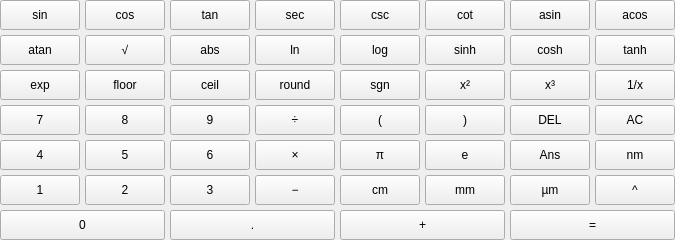
<?xml version="1.0" encoding="UTF-8"?>
<ui version="4.0">
 <class>CalculatorKeypad</class>
 <widget class="QWidget" name="CalculatorKeypad">
  <layout class="QGridLayout" name="keypadGrid">
   <property name="spacing"><number>5</number></property>
   <property name="leftMargin"><number>0</number></property><property name="topMargin"><number>0</number></property><property name="rightMargin"><number>0</number></property><property name="bottomMargin"><number>0</number></property>
   <item row="0" column="0" rowspan="1" colspan="1">
    <widget class="QPushButton" name="key00">
     <property name="minimumSize"><size><width>0</width><height>30</height></size></property>
     <property name="maximumSize"><size><width>16777215</width><height>36</height></size></property>
     <property name="sizePolicy"><sizepolicy hsizetype="Expanding" vsizetype="Fixed"><horstretch>0</horstretch><verstretch>0</verstretch></sizepolicy></property>
     <property name="focusPolicy"><enum>Qt::NoFocus</enum></property>
     <property name="text"><string>sin</string></property>
    </widget>
   </item>
   <item row="0" column="1" rowspan="1" colspan="1">
    <widget class="QPushButton" name="key01">
     <property name="minimumSize"><size><width>0</width><height>30</height></size></property>
     <property name="maximumSize"><size><width>16777215</width><height>36</height></size></property>
     <property name="sizePolicy"><sizepolicy hsizetype="Expanding" vsizetype="Fixed"><horstretch>0</horstretch><verstretch>0</verstretch></sizepolicy></property>
     <property name="focusPolicy"><enum>Qt::NoFocus</enum></property>
     <property name="text"><string>cos</string></property>
    </widget>
   </item>
   <item row="0" column="2" rowspan="1" colspan="1">
    <widget class="QPushButton" name="key02">
     <property name="minimumSize"><size><width>0</width><height>30</height></size></property>
     <property name="maximumSize"><size><width>16777215</width><height>36</height></size></property>
     <property name="sizePolicy"><sizepolicy hsizetype="Expanding" vsizetype="Fixed"><horstretch>0</horstretch><verstretch>0</verstretch></sizepolicy></property>
     <property name="focusPolicy"><enum>Qt::NoFocus</enum></property>
     <property name="text"><string>tan</string></property>
    </widget>
   </item>
   <item row="0" column="3" rowspan="1" colspan="1">
    <widget class="QPushButton" name="key03">
     <property name="minimumSize"><size><width>0</width><height>30</height></size></property>
     <property name="maximumSize"><size><width>16777215</width><height>36</height></size></property>
     <property name="sizePolicy"><sizepolicy hsizetype="Expanding" vsizetype="Fixed"><horstretch>0</horstretch><verstretch>0</verstretch></sizepolicy></property>
     <property name="focusPolicy"><enum>Qt::NoFocus</enum></property>
     <property name="text"><string>sec</string></property>
    </widget>
   </item>
   <item row="0" column="4" rowspan="1" colspan="1">
    <widget class="QPushButton" name="key04">
     <property name="minimumSize"><size><width>0</width><height>30</height></size></property>
     <property name="maximumSize"><size><width>16777215</width><height>36</height></size></property>
     <property name="sizePolicy"><sizepolicy hsizetype="Expanding" vsizetype="Fixed"><horstretch>0</horstretch><verstretch>0</verstretch></sizepolicy></property>
     <property name="focusPolicy"><enum>Qt::NoFocus</enum></property>
     <property name="text"><string>csc</string></property>
    </widget>
   </item>
   <item row="0" column="5" rowspan="1" colspan="1">
    <widget class="QPushButton" name="key05">
     <property name="minimumSize"><size><width>0</width><height>30</height></size></property>
     <property name="maximumSize"><size><width>16777215</width><height>36</height></size></property>
     <property name="sizePolicy"><sizepolicy hsizetype="Expanding" vsizetype="Fixed"><horstretch>0</horstretch><verstretch>0</verstretch></sizepolicy></property>
     <property name="focusPolicy"><enum>Qt::NoFocus</enum></property>
     <property name="text"><string>cot</string></property>
    </widget>
   </item>
   <item row="0" column="6" rowspan="1" colspan="1">
    <widget class="QPushButton" name="key06">
     <property name="minimumSize"><size><width>0</width><height>30</height></size></property>
     <property name="maximumSize"><size><width>16777215</width><height>36</height></size></property>
     <property name="sizePolicy"><sizepolicy hsizetype="Expanding" vsizetype="Fixed"><horstretch>0</horstretch><verstretch>0</verstretch></sizepolicy></property>
     <property name="focusPolicy"><enum>Qt::NoFocus</enum></property>
     <property name="text"><string>asin</string></property>
    </widget>
   </item>
   <item row="0" column="7" rowspan="1" colspan="1">
    <widget class="QPushButton" name="key07">
     <property name="minimumSize"><size><width>0</width><height>30</height></size></property>
     <property name="maximumSize"><size><width>16777215</width><height>36</height></size></property>
     <property name="sizePolicy"><sizepolicy hsizetype="Expanding" vsizetype="Fixed"><horstretch>0</horstretch><verstretch>0</verstretch></sizepolicy></property>
     <property name="focusPolicy"><enum>Qt::NoFocus</enum></property>
     <property name="text"><string>acos</string></property>
    </widget>
   </item>
   <item row="1" column="0" rowspan="1" colspan="1">
    <widget class="QPushButton" name="key10">
     <property name="minimumSize"><size><width>0</width><height>30</height></size></property>
     <property name="maximumSize"><size><width>16777215</width><height>36</height></size></property>
     <property name="sizePolicy"><sizepolicy hsizetype="Expanding" vsizetype="Fixed"><horstretch>0</horstretch><verstretch>0</verstretch></sizepolicy></property>
     <property name="focusPolicy"><enum>Qt::NoFocus</enum></property>
     <property name="text"><string>atan</string></property>
    </widget>
   </item>
   <item row="1" column="1" rowspan="1" colspan="1">
    <widget class="QPushButton" name="key11">
     <property name="minimumSize"><size><width>0</width><height>30</height></size></property>
     <property name="maximumSize"><size><width>16777215</width><height>36</height></size></property>
     <property name="sizePolicy"><sizepolicy hsizetype="Expanding" vsizetype="Fixed"><horstretch>0</horstretch><verstretch>0</verstretch></sizepolicy></property>
     <property name="focusPolicy"><enum>Qt::NoFocus</enum></property>
     <property name="text"><string>√</string></property>
    </widget>
   </item>
   <item row="1" column="2" rowspan="1" colspan="1">
    <widget class="QPushButton" name="key12">
     <property name="minimumSize"><size><width>0</width><height>30</height></size></property>
     <property name="maximumSize"><size><width>16777215</width><height>36</height></size></property>
     <property name="sizePolicy"><sizepolicy hsizetype="Expanding" vsizetype="Fixed"><horstretch>0</horstretch><verstretch>0</verstretch></sizepolicy></property>
     <property name="focusPolicy"><enum>Qt::NoFocus</enum></property>
     <property name="text"><string>abs</string></property>
    </widget>
   </item>
   <item row="1" column="3" rowspan="1" colspan="1">
    <widget class="QPushButton" name="key13">
     <property name="minimumSize"><size><width>0</width><height>30</height></size></property>
     <property name="maximumSize"><size><width>16777215</width><height>36</height></size></property>
     <property name="sizePolicy"><sizepolicy hsizetype="Expanding" vsizetype="Fixed"><horstretch>0</horstretch><verstretch>0</verstretch></sizepolicy></property>
     <property name="focusPolicy"><enum>Qt::NoFocus</enum></property>
     <property name="text"><string>ln</string></property>
    </widget>
   </item>
   <item row="1" column="4" rowspan="1" colspan="1">
    <widget class="QPushButton" name="key14">
     <property name="minimumSize"><size><width>0</width><height>30</height></size></property>
     <property name="maximumSize"><size><width>16777215</width><height>36</height></size></property>
     <property name="sizePolicy"><sizepolicy hsizetype="Expanding" vsizetype="Fixed"><horstretch>0</horstretch><verstretch>0</verstretch></sizepolicy></property>
     <property name="focusPolicy"><enum>Qt::NoFocus</enum></property>
     <property name="text"><string>log</string></property>
    </widget>
   </item>
   <item row="1" column="5" rowspan="1" colspan="1">
    <widget class="QPushButton" name="key15">
     <property name="minimumSize"><size><width>0</width><height>30</height></size></property>
     <property name="maximumSize"><size><width>16777215</width><height>36</height></size></property>
     <property name="sizePolicy"><sizepolicy hsizetype="Expanding" vsizetype="Fixed"><horstretch>0</horstretch><verstretch>0</verstretch></sizepolicy></property>
     <property name="focusPolicy"><enum>Qt::NoFocus</enum></property>
     <property name="text"><string>sinh</string></property>
    </widget>
   </item>
   <item row="1" column="6" rowspan="1" colspan="1">
    <widget class="QPushButton" name="key16">
     <property name="minimumSize"><size><width>0</width><height>30</height></size></property>
     <property name="maximumSize"><size><width>16777215</width><height>36</height></size></property>
     <property name="sizePolicy"><sizepolicy hsizetype="Expanding" vsizetype="Fixed"><horstretch>0</horstretch><verstretch>0</verstretch></sizepolicy></property>
     <property name="focusPolicy"><enum>Qt::NoFocus</enum></property>
     <property name="text"><string>cosh</string></property>
    </widget>
   </item>
   <item row="1" column="7" rowspan="1" colspan="1">
    <widget class="QPushButton" name="key17">
     <property name="minimumSize"><size><width>0</width><height>30</height></size></property>
     <property name="maximumSize"><size><width>16777215</width><height>36</height></size></property>
     <property name="sizePolicy"><sizepolicy hsizetype="Expanding" vsizetype="Fixed"><horstretch>0</horstretch><verstretch>0</verstretch></sizepolicy></property>
     <property name="focusPolicy"><enum>Qt::NoFocus</enum></property>
     <property name="text"><string>tanh</string></property>
    </widget>
   </item>
   <item row="2" column="0" rowspan="1" colspan="1">
    <widget class="QPushButton" name="key20">
     <property name="minimumSize"><size><width>0</width><height>30</height></size></property>
     <property name="maximumSize"><size><width>16777215</width><height>36</height></size></property>
     <property name="sizePolicy"><sizepolicy hsizetype="Expanding" vsizetype="Fixed"><horstretch>0</horstretch><verstretch>0</verstretch></sizepolicy></property>
     <property name="focusPolicy"><enum>Qt::NoFocus</enum></property>
     <property name="text"><string>exp</string></property>
    </widget>
   </item>
   <item row="2" column="1" rowspan="1" colspan="1">
    <widget class="QPushButton" name="key21">
     <property name="minimumSize"><size><width>0</width><height>30</height></size></property>
     <property name="maximumSize"><size><width>16777215</width><height>36</height></size></property>
     <property name="sizePolicy"><sizepolicy hsizetype="Expanding" vsizetype="Fixed"><horstretch>0</horstretch><verstretch>0</verstretch></sizepolicy></property>
     <property name="focusPolicy"><enum>Qt::NoFocus</enum></property>
     <property name="text"><string>floor</string></property>
    </widget>
   </item>
   <item row="2" column="2" rowspan="1" colspan="1">
    <widget class="QPushButton" name="key22">
     <property name="minimumSize"><size><width>0</width><height>30</height></size></property>
     <property name="maximumSize"><size><width>16777215</width><height>36</height></size></property>
     <property name="sizePolicy"><sizepolicy hsizetype="Expanding" vsizetype="Fixed"><horstretch>0</horstretch><verstretch>0</verstretch></sizepolicy></property>
     <property name="focusPolicy"><enum>Qt::NoFocus</enum></property>
     <property name="text"><string>ceil</string></property>
    </widget>
   </item>
   <item row="2" column="3" rowspan="1" colspan="1">
    <widget class="QPushButton" name="key23">
     <property name="minimumSize"><size><width>0</width><height>30</height></size></property>
     <property name="maximumSize"><size><width>16777215</width><height>36</height></size></property>
     <property name="sizePolicy"><sizepolicy hsizetype="Expanding" vsizetype="Fixed"><horstretch>0</horstretch><verstretch>0</verstretch></sizepolicy></property>
     <property name="focusPolicy"><enum>Qt::NoFocus</enum></property>
     <property name="text"><string>round</string></property>
    </widget>
   </item>
   <item row="2" column="4" rowspan="1" colspan="1">
    <widget class="QPushButton" name="key24">
     <property name="minimumSize"><size><width>0</width><height>30</height></size></property>
     <property name="maximumSize"><size><width>16777215</width><height>36</height></size></property>
     <property name="sizePolicy"><sizepolicy hsizetype="Expanding" vsizetype="Fixed"><horstretch>0</horstretch><verstretch>0</verstretch></sizepolicy></property>
     <property name="focusPolicy"><enum>Qt::NoFocus</enum></property>
     <property name="text"><string>sgn</string></property>
    </widget>
   </item>
   <item row="2" column="5" rowspan="1" colspan="1">
    <widget class="QPushButton" name="key25">
     <property name="minimumSize"><size><width>0</width><height>30</height></size></property>
     <property name="maximumSize"><size><width>16777215</width><height>36</height></size></property>
     <property name="sizePolicy"><sizepolicy hsizetype="Expanding" vsizetype="Fixed"><horstretch>0</horstretch><verstretch>0</verstretch></sizepolicy></property>
     <property name="focusPolicy"><enum>Qt::NoFocus</enum></property>
     <property name="text"><string>x²</string></property>
    </widget>
   </item>
   <item row="2" column="6" rowspan="1" colspan="1">
    <widget class="QPushButton" name="key26">
     <property name="minimumSize"><size><width>0</width><height>30</height></size></property>
     <property name="maximumSize"><size><width>16777215</width><height>36</height></size></property>
     <property name="sizePolicy"><sizepolicy hsizetype="Expanding" vsizetype="Fixed"><horstretch>0</horstretch><verstretch>0</verstretch></sizepolicy></property>
     <property name="focusPolicy"><enum>Qt::NoFocus</enum></property>
     <property name="text"><string>x³</string></property>
    </widget>
   </item>
   <item row="2" column="7" rowspan="1" colspan="1">
    <widget class="QPushButton" name="key27">
     <property name="minimumSize"><size><width>0</width><height>30</height></size></property>
     <property name="maximumSize"><size><width>16777215</width><height>36</height></size></property>
     <property name="sizePolicy"><sizepolicy hsizetype="Expanding" vsizetype="Fixed"><horstretch>0</horstretch><verstretch>0</verstretch></sizepolicy></property>
     <property name="focusPolicy"><enum>Qt::NoFocus</enum></property>
     <property name="text"><string>1/x</string></property>
    </widget>
   </item>
   <item row="3" column="0" rowspan="1" colspan="1">
    <widget class="QPushButton" name="key30">
     <property name="minimumSize"><size><width>0</width><height>30</height></size></property>
     <property name="maximumSize"><size><width>16777215</width><height>36</height></size></property>
     <property name="sizePolicy"><sizepolicy hsizetype="Expanding" vsizetype="Fixed"><horstretch>0</horstretch><verstretch>0</verstretch></sizepolicy></property>
     <property name="focusPolicy"><enum>Qt::NoFocus</enum></property>
     <property name="text"><string>7</string></property>
    </widget>
   </item>
   <item row="3" column="1" rowspan="1" colspan="1">
    <widget class="QPushButton" name="key31">
     <property name="minimumSize"><size><width>0</width><height>30</height></size></property>
     <property name="maximumSize"><size><width>16777215</width><height>36</height></size></property>
     <property name="sizePolicy"><sizepolicy hsizetype="Expanding" vsizetype="Fixed"><horstretch>0</horstretch><verstretch>0</verstretch></sizepolicy></property>
     <property name="focusPolicy"><enum>Qt::NoFocus</enum></property>
     <property name="text"><string>8</string></property>
    </widget>
   </item>
   <item row="3" column="2" rowspan="1" colspan="1">
    <widget class="QPushButton" name="key32">
     <property name="minimumSize"><size><width>0</width><height>30</height></size></property>
     <property name="maximumSize"><size><width>16777215</width><height>36</height></size></property>
     <property name="sizePolicy"><sizepolicy hsizetype="Expanding" vsizetype="Fixed"><horstretch>0</horstretch><verstretch>0</verstretch></sizepolicy></property>
     <property name="focusPolicy"><enum>Qt::NoFocus</enum></property>
     <property name="text"><string>9</string></property>
    </widget>
   </item>
   <item row="3" column="3" rowspan="1" colspan="1">
    <widget class="QPushButton" name="key33">
     <property name="minimumSize"><size><width>0</width><height>30</height></size></property>
     <property name="maximumSize"><size><width>16777215</width><height>36</height></size></property>
     <property name="sizePolicy"><sizepolicy hsizetype="Expanding" vsizetype="Fixed"><horstretch>0</horstretch><verstretch>0</verstretch></sizepolicy></property>
     <property name="focusPolicy"><enum>Qt::NoFocus</enum></property>
     <property name="text"><string>÷</string></property>
    </widget>
   </item>
   <item row="3" column="4" rowspan="1" colspan="1">
    <widget class="QPushButton" name="key34">
     <property name="minimumSize"><size><width>0</width><height>30</height></size></property>
     <property name="maximumSize"><size><width>16777215</width><height>36</height></size></property>
     <property name="sizePolicy"><sizepolicy hsizetype="Expanding" vsizetype="Fixed"><horstretch>0</horstretch><verstretch>0</verstretch></sizepolicy></property>
     <property name="focusPolicy"><enum>Qt::NoFocus</enum></property>
     <property name="text"><string>(</string></property>
    </widget>
   </item>
   <item row="3" column="5" rowspan="1" colspan="1">
    <widget class="QPushButton" name="key35">
     <property name="minimumSize"><size><width>0</width><height>30</height></size></property>
     <property name="maximumSize"><size><width>16777215</width><height>36</height></size></property>
     <property name="sizePolicy"><sizepolicy hsizetype="Expanding" vsizetype="Fixed"><horstretch>0</horstretch><verstretch>0</verstretch></sizepolicy></property>
     <property name="focusPolicy"><enum>Qt::NoFocus</enum></property>
     <property name="text"><string>)</string></property>
    </widget>
   </item>
   <item row="3" column="6" rowspan="1" colspan="1">
    <widget class="QPushButton" name="key36">
     <property name="minimumSize"><size><width>0</width><height>30</height></size></property>
     <property name="maximumSize"><size><width>16777215</width><height>36</height></size></property>
     <property name="sizePolicy"><sizepolicy hsizetype="Expanding" vsizetype="Fixed"><horstretch>0</horstretch><verstretch>0</verstretch></sizepolicy></property>
     <property name="focusPolicy"><enum>Qt::NoFocus</enum></property>
     <property name="text"><string>DEL</string></property>
    </widget>
   </item>
   <item row="3" column="7" rowspan="1" colspan="1">
    <widget class="QPushButton" name="key37">
     <property name="minimumSize"><size><width>0</width><height>30</height></size></property>
     <property name="maximumSize"><size><width>16777215</width><height>36</height></size></property>
     <property name="sizePolicy"><sizepolicy hsizetype="Expanding" vsizetype="Fixed"><horstretch>0</horstretch><verstretch>0</verstretch></sizepolicy></property>
     <property name="focusPolicy"><enum>Qt::NoFocus</enum></property>
     <property name="text"><string>AC</string></property>
    </widget>
   </item>
   <item row="4" column="0" rowspan="1" colspan="1">
    <widget class="QPushButton" name="key40">
     <property name="minimumSize"><size><width>0</width><height>30</height></size></property>
     <property name="maximumSize"><size><width>16777215</width><height>36</height></size></property>
     <property name="sizePolicy"><sizepolicy hsizetype="Expanding" vsizetype="Fixed"><horstretch>0</horstretch><verstretch>0</verstretch></sizepolicy></property>
     <property name="focusPolicy"><enum>Qt::NoFocus</enum></property>
     <property name="text"><string>4</string></property>
    </widget>
   </item>
   <item row="4" column="1" rowspan="1" colspan="1">
    <widget class="QPushButton" name="key41">
     <property name="minimumSize"><size><width>0</width><height>30</height></size></property>
     <property name="maximumSize"><size><width>16777215</width><height>36</height></size></property>
     <property name="sizePolicy"><sizepolicy hsizetype="Expanding" vsizetype="Fixed"><horstretch>0</horstretch><verstretch>0</verstretch></sizepolicy></property>
     <property name="focusPolicy"><enum>Qt::NoFocus</enum></property>
     <property name="text"><string>5</string></property>
    </widget>
   </item>
   <item row="4" column="2" rowspan="1" colspan="1">
    <widget class="QPushButton" name="key42">
     <property name="minimumSize"><size><width>0</width><height>30</height></size></property>
     <property name="maximumSize"><size><width>16777215</width><height>36</height></size></property>
     <property name="sizePolicy"><sizepolicy hsizetype="Expanding" vsizetype="Fixed"><horstretch>0</horstretch><verstretch>0</verstretch></sizepolicy></property>
     <property name="focusPolicy"><enum>Qt::NoFocus</enum></property>
     <property name="text"><string>6</string></property>
    </widget>
   </item>
   <item row="4" column="3" rowspan="1" colspan="1">
    <widget class="QPushButton" name="key43">
     <property name="minimumSize"><size><width>0</width><height>30</height></size></property>
     <property name="maximumSize"><size><width>16777215</width><height>36</height></size></property>
     <property name="sizePolicy"><sizepolicy hsizetype="Expanding" vsizetype="Fixed"><horstretch>0</horstretch><verstretch>0</verstretch></sizepolicy></property>
     <property name="focusPolicy"><enum>Qt::NoFocus</enum></property>
     <property name="text"><string>×</string></property>
    </widget>
   </item>
   <item row="4" column="4" rowspan="1" colspan="1">
    <widget class="QPushButton" name="key44">
     <property name="minimumSize"><size><width>0</width><height>30</height></size></property>
     <property name="maximumSize"><size><width>16777215</width><height>36</height></size></property>
     <property name="sizePolicy"><sizepolicy hsizetype="Expanding" vsizetype="Fixed"><horstretch>0</horstretch><verstretch>0</verstretch></sizepolicy></property>
     <property name="focusPolicy"><enum>Qt::NoFocus</enum></property>
     <property name="text"><string>π</string></property>
    </widget>
   </item>
   <item row="4" column="5" rowspan="1" colspan="1">
    <widget class="QPushButton" name="key45">
     <property name="minimumSize"><size><width>0</width><height>30</height></size></property>
     <property name="maximumSize"><size><width>16777215</width><height>36</height></size></property>
     <property name="sizePolicy"><sizepolicy hsizetype="Expanding" vsizetype="Fixed"><horstretch>0</horstretch><verstretch>0</verstretch></sizepolicy></property>
     <property name="focusPolicy"><enum>Qt::NoFocus</enum></property>
     <property name="text"><string>e</string></property>
    </widget>
   </item>
   <item row="4" column="6" rowspan="1" colspan="1">
    <widget class="QPushButton" name="key46">
     <property name="minimumSize"><size><width>0</width><height>30</height></size></property>
     <property name="maximumSize"><size><width>16777215</width><height>36</height></size></property>
     <property name="sizePolicy"><sizepolicy hsizetype="Expanding" vsizetype="Fixed"><horstretch>0</horstretch><verstretch>0</verstretch></sizepolicy></property>
     <property name="focusPolicy"><enum>Qt::NoFocus</enum></property>
     <property name="text"><string>Ans</string></property>
    </widget>
   </item>
   <item row="4" column="7" rowspan="1" colspan="1">
    <widget class="QPushButton" name="key47">
     <property name="minimumSize"><size><width>0</width><height>30</height></size></property>
     <property name="maximumSize"><size><width>16777215</width><height>36</height></size></property>
     <property name="sizePolicy"><sizepolicy hsizetype="Expanding" vsizetype="Fixed"><horstretch>0</horstretch><verstretch>0</verstretch></sizepolicy></property>
     <property name="focusPolicy"><enum>Qt::NoFocus</enum></property>
     <property name="text"><string>nm</string></property>
    </widget>
   </item>
   <item row="5" column="0" rowspan="1" colspan="1">
    <widget class="QPushButton" name="key50">
     <property name="minimumSize"><size><width>0</width><height>30</height></size></property>
     <property name="maximumSize"><size><width>16777215</width><height>36</height></size></property>
     <property name="sizePolicy"><sizepolicy hsizetype="Expanding" vsizetype="Fixed"><horstretch>0</horstretch><verstretch>0</verstretch></sizepolicy></property>
     <property name="focusPolicy"><enum>Qt::NoFocus</enum></property>
     <property name="text"><string>1</string></property>
    </widget>
   </item>
   <item row="5" column="1" rowspan="1" colspan="1">
    <widget class="QPushButton" name="key51">
     <property name="minimumSize"><size><width>0</width><height>30</height></size></property>
     <property name="maximumSize"><size><width>16777215</width><height>36</height></size></property>
     <property name="sizePolicy"><sizepolicy hsizetype="Expanding" vsizetype="Fixed"><horstretch>0</horstretch><verstretch>0</verstretch></sizepolicy></property>
     <property name="focusPolicy"><enum>Qt::NoFocus</enum></property>
     <property name="text"><string>2</string></property>
    </widget>
   </item>
   <item row="5" column="2" rowspan="1" colspan="1">
    <widget class="QPushButton" name="key52">
     <property name="minimumSize"><size><width>0</width><height>30</height></size></property>
     <property name="maximumSize"><size><width>16777215</width><height>36</height></size></property>
     <property name="sizePolicy"><sizepolicy hsizetype="Expanding" vsizetype="Fixed"><horstretch>0</horstretch><verstretch>0</verstretch></sizepolicy></property>
     <property name="focusPolicy"><enum>Qt::NoFocus</enum></property>
     <property name="text"><string>3</string></property>
    </widget>
   </item>
   <item row="5" column="3" rowspan="1" colspan="1">
    <widget class="QPushButton" name="key53">
     <property name="minimumSize"><size><width>0</width><height>30</height></size></property>
     <property name="maximumSize"><size><width>16777215</width><height>36</height></size></property>
     <property name="sizePolicy"><sizepolicy hsizetype="Expanding" vsizetype="Fixed"><horstretch>0</horstretch><verstretch>0</verstretch></sizepolicy></property>
     <property name="focusPolicy"><enum>Qt::NoFocus</enum></property>
     <property name="text"><string>−</string></property>
    </widget>
   </item>
   <item row="5" column="4" rowspan="1" colspan="1">
    <widget class="QPushButton" name="key54">
     <property name="minimumSize"><size><width>0</width><height>30</height></size></property>
     <property name="maximumSize"><size><width>16777215</width><height>36</height></size></property>
     <property name="sizePolicy"><sizepolicy hsizetype="Expanding" vsizetype="Fixed"><horstretch>0</horstretch><verstretch>0</verstretch></sizepolicy></property>
     <property name="focusPolicy"><enum>Qt::NoFocus</enum></property>
     <property name="text"><string>cm</string></property>
    </widget>
   </item>
   <item row="5" column="5" rowspan="1" colspan="1">
    <widget class="QPushButton" name="key55">
     <property name="minimumSize"><size><width>0</width><height>30</height></size></property>
     <property name="maximumSize"><size><width>16777215</width><height>36</height></size></property>
     <property name="sizePolicy"><sizepolicy hsizetype="Expanding" vsizetype="Fixed"><horstretch>0</horstretch><verstretch>0</verstretch></sizepolicy></property>
     <property name="focusPolicy"><enum>Qt::NoFocus</enum></property>
     <property name="text"><string>mm</string></property>
    </widget>
   </item>
   <item row="5" column="6" rowspan="1" colspan="1">
    <widget class="QPushButton" name="key56">
     <property name="minimumSize"><size><width>0</width><height>30</height></size></property>
     <property name="maximumSize"><size><width>16777215</width><height>36</height></size></property>
     <property name="sizePolicy"><sizepolicy hsizetype="Expanding" vsizetype="Fixed"><horstretch>0</horstretch><verstretch>0</verstretch></sizepolicy></property>
     <property name="focusPolicy"><enum>Qt::NoFocus</enum></property>
     <property name="text"><string>µm</string></property>
    </widget>
   </item>
   <item row="5" column="7" rowspan="1" colspan="1">
    <widget class="QPushButton" name="key57">
     <property name="minimumSize"><size><width>0</width><height>30</height></size></property>
     <property name="maximumSize"><size><width>16777215</width><height>36</height></size></property>
     <property name="sizePolicy"><sizepolicy hsizetype="Expanding" vsizetype="Fixed"><horstretch>0</horstretch><verstretch>0</verstretch></sizepolicy></property>
     <property name="focusPolicy"><enum>Qt::NoFocus</enum></property>
     <property name="text"><string>^</string></property>
    </widget>
   </item>
   <item row="6" column="0" rowspan="1" colspan="2">
    <widget class="QPushButton" name="key60">
     <property name="minimumSize"><size><width>0</width><height>30</height></size></property>
     <property name="maximumSize"><size><width>16777215</width><height>36</height></size></property>
     <property name="sizePolicy"><sizepolicy hsizetype="Expanding" vsizetype="Fixed"><horstretch>0</horstretch><verstretch>0</verstretch></sizepolicy></property>
     <property name="focusPolicy"><enum>Qt::NoFocus</enum></property>
     <property name="text"><string>0</string></property>
    </widget>
   </item>
   <item row="6" column="2" rowspan="1" colspan="2">
    <widget class="QPushButton" name="key62">
     <property name="minimumSize"><size><width>0</width><height>30</height></size></property>
     <property name="maximumSize"><size><width>16777215</width><height>36</height></size></property>
     <property name="sizePolicy"><sizepolicy hsizetype="Expanding" vsizetype="Fixed"><horstretch>0</horstretch><verstretch>0</verstretch></sizepolicy></property>
     <property name="focusPolicy"><enum>Qt::NoFocus</enum></property>
     <property name="text"><string>.</string></property>
    </widget>
   </item>
   <item row="6" column="4" rowspan="1" colspan="2">
    <widget class="QPushButton" name="key64">
     <property name="minimumSize"><size><width>0</width><height>30</height></size></property>
     <property name="maximumSize"><size><width>16777215</width><height>36</height></size></property>
     <property name="sizePolicy"><sizepolicy hsizetype="Expanding" vsizetype="Fixed"><horstretch>0</horstretch><verstretch>0</verstretch></sizepolicy></property>
     <property name="focusPolicy"><enum>Qt::NoFocus</enum></property>
     <property name="text"><string>+</string></property>
    </widget>
   </item>
   <item row="6" column="6" rowspan="1" colspan="2">
    <widget class="QPushButton" name="key66">
     <property name="minimumSize"><size><width>0</width><height>30</height></size></property>
     <property name="maximumSize"><size><width>16777215</width><height>36</height></size></property>
     <property name="sizePolicy"><sizepolicy hsizetype="Expanding" vsizetype="Fixed"><horstretch>0</horstretch><verstretch>0</verstretch></sizepolicy></property>
     <property name="focusPolicy"><enum>Qt::NoFocus</enum></property>
     <property name="text"><string>=</string></property>
    </widget>
   </item>
  </layout>
 </widget>
 <resources/>
 <connections/>
</ui>
